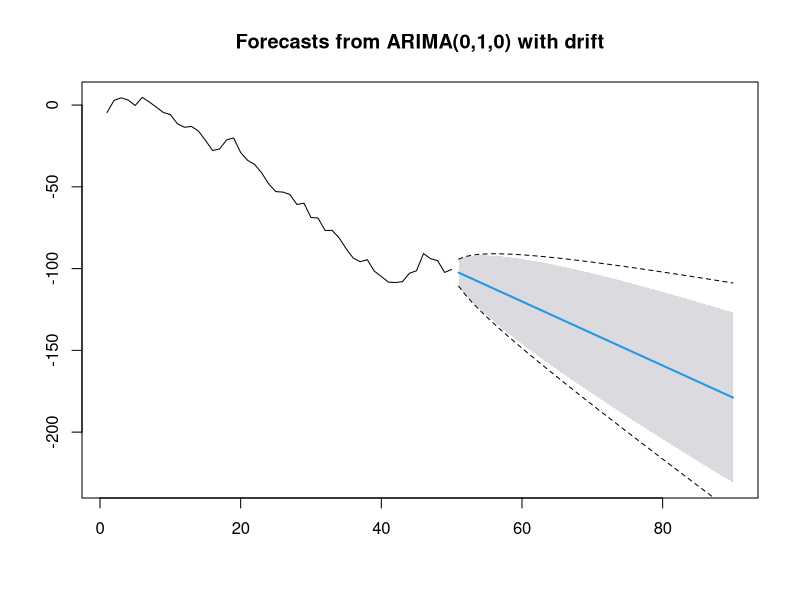

The R source for this figure:
## ---- chunk 1
library(forecast)

set.seed(22)
x <- ts(cumsum(rnorm(50, -2.5, 4)))

RWD.x <- rwf(x, h = 40, drift = TRUE, level = 95)
ARIMA.x <- Arima(x, c(0, 1, 0), include.drift = TRUE)

plot(forecast(ARIMA.x, h = 40, level = 95))
lines(RWD.x$lower, lty = 2)
lines(RWD.x$upper, lty = 2)
